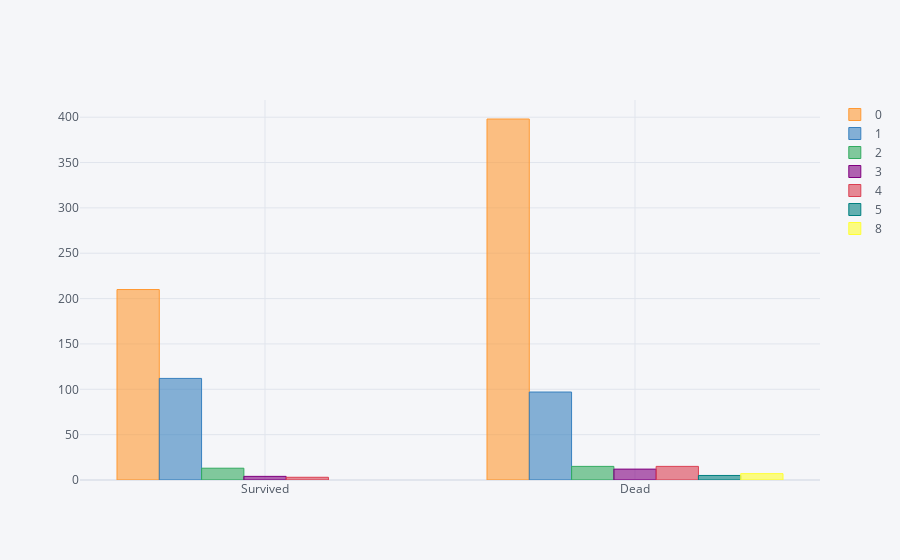

The cell this chart's notebook holds for it:
### Code cell
bar_chart('SibSp')

### Figure 1 — Plotly figure (JSON) as saved in the notebook; plotly's stock layout.template omitted (floating-point values rounded to 4 significant figures)
{"data": [{"marker": {"color": "rgba(255, 153, 51, 0.6)", "line": {"color": "rgba(255, 153, 51, 1.0)", "width": 1}}, "name": "0", "orientation": "v", "text": "", "type": "bar", "x": ["Survived", "Dead"], "y": [210, 398]}, {"marker": {"color": "rgba(55, 128, 191, 0.6)", "line": {"color": "rgba(55, 128, 191, 1.0)", "width": 1}}, "name": "1", "orientation": "v", "text": "", "type": "bar", "x": ["Survived", "Dead"], "y": [112, 97]}, {"marker": {"color": "rgba(50, 171, 96, 0.6)", "line": {"color": "rgba(50, 171, 96, 1.0)", "width": 1}}, "name": "2", "orientation": "v", "text": "", "type": "bar", "x": ["Survived", "Dead"], "y": [13, 15]}, {"marker": {"color": "rgba(128, 0, 128, 0.6)", "line": {"color": "rgba(128, 0, 128, 1.0)", "width": 1}}, "name": "3", "orientation": "v", "text": "", "type": "bar", "x": ["Survived", "Dead"], "y": [4, 12]}, {"marker": {"color": "rgba(219, 64, 82, 0.6)", "line": {"color": "rgba(219, 64, 82, 1.0)", "width": 1}}, "name": "4", "orientation": "v", "text": "", "type": "bar", "x": ["Survived", "Dead"], "y": [3, 15]}, {"marker": {"color": "rgba(0, 128, 128, 0.6)", "line": {"color": "rgba(0, 128, 128, 1.0)", "width": 1}}, "name": "5", "orientation": "v", "text": "", "type": "bar", "x": ["Survived", "Dead"], "y": ["", 5]}, {"marker": {"color": "rgba(255, 255, 51, 0.6)", "line": {"color": "rgba(255, 255, 51, 1.0)", "width": 1}}, "name": "8", "orientation": "v", "text": "", "type": "bar", "x": ["Survived", "Dead"], "y": ["", 7]}], "layout": {"legend": {"bgcolor": "#F5F6F9", "font": {"color": "#4D5663"}}, "paper_bgcolor": "#F5F6F9", "plot_bgcolor": "#F5F6F9", "title": {"font": {"color": "#4D5663"}}, "xaxis": {"gridcolor": "#E1E5ED", "showgrid": true, "tickfont": {"color": "#4D5663"}, "title": {"font": {"color": "#4D5663"}, "text": ""}, "zerolinecolor": "#E1E5ED"}, "yaxis": {"gridcolor": "#E1E5ED", "showgrid": true, "tickfont": {"color": "#4D5663"}, "title": {"font": {"color": "#4D5663"}, "text": ""}, "zerolinecolor": "#E1E5ED"}}}
